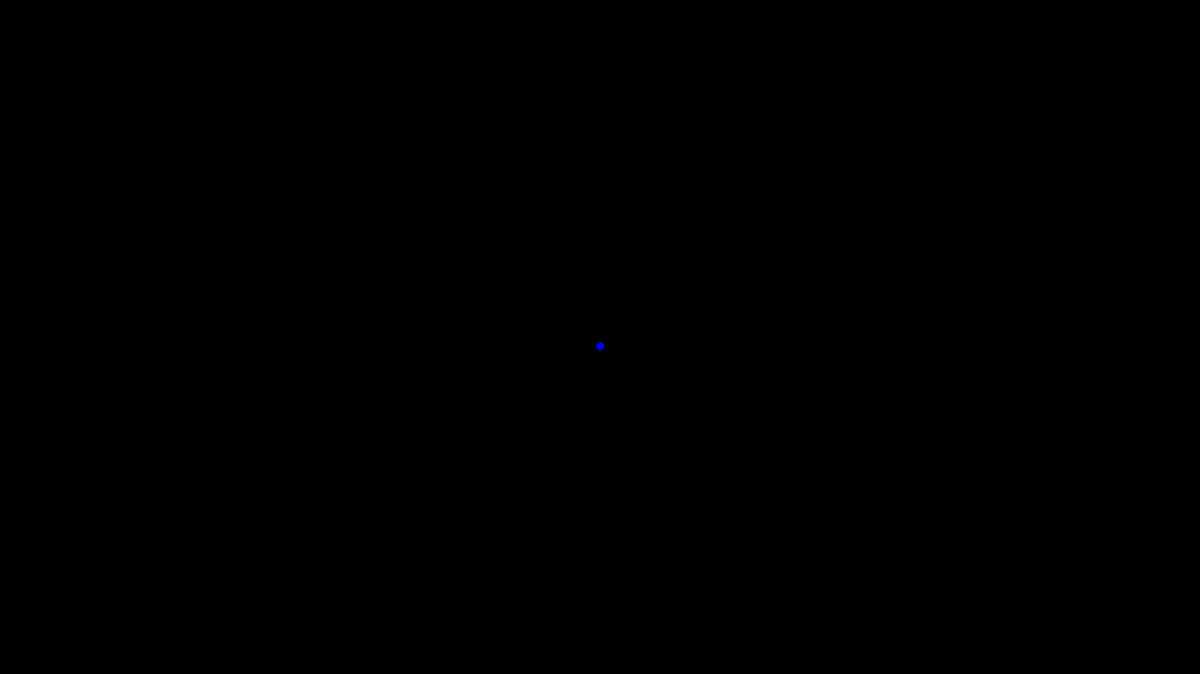
Frame 1 (no input)
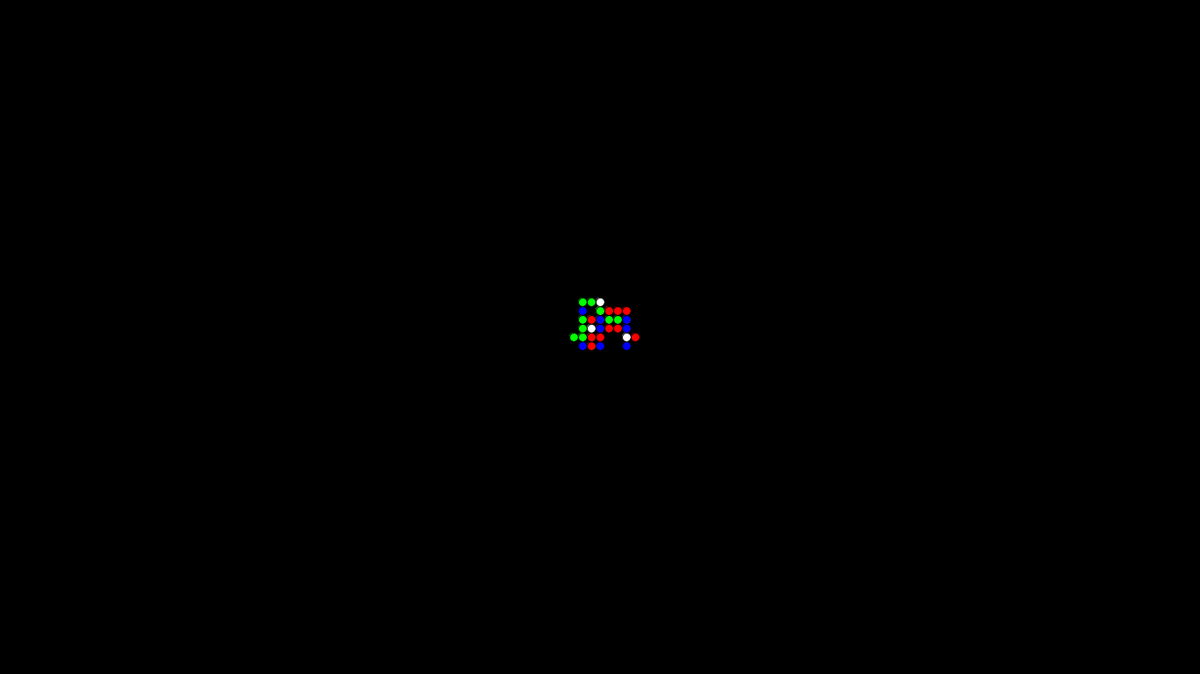
Frame 60 (the mouse pressed at the canvas centre just before this capture)
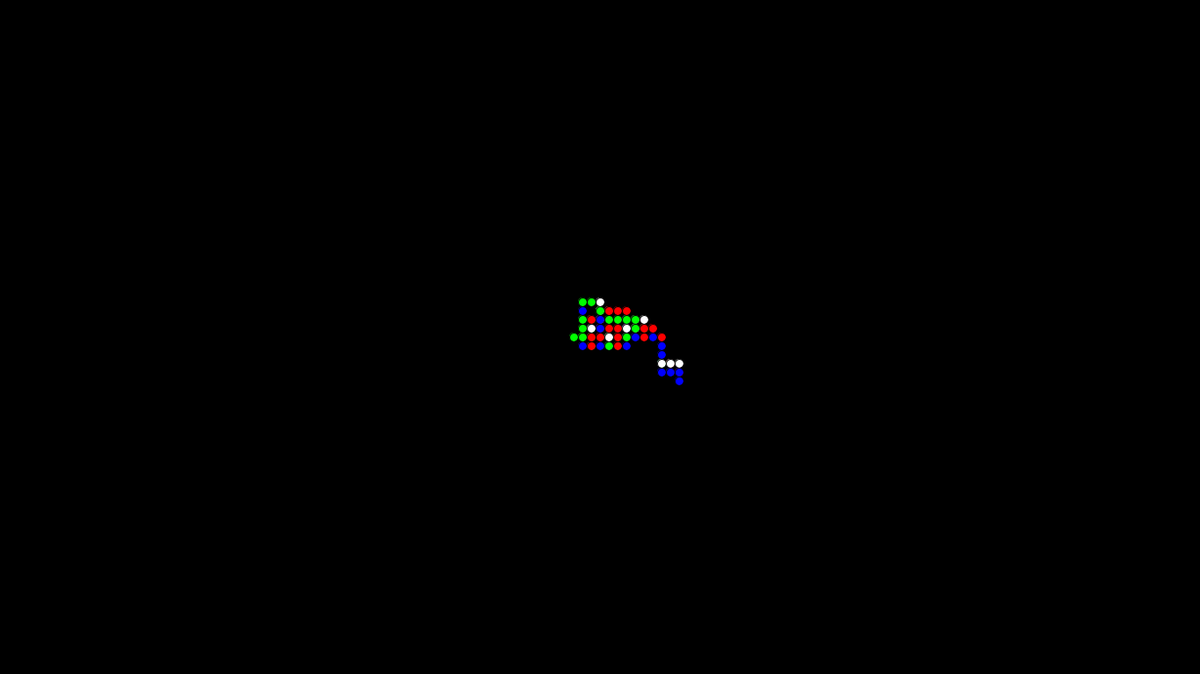
Frame 120 (the mouse held since frame 60 and released just before this capture)

The Processing sketch that drew these frames (run headless with seeded random() and noise(); from frame 60 on, the mouse is pressed at the canvas centre):

// Processing sketch: processing_109932
// ── processing_109932.pde




Walker walker1;


void setup() {
  size(1366, 768);
  background (0);
  walker1 = new Walker();
  
}

void draw() {
  println(millis()/1000); //see how long it takes to fill screen! prints time in seconds;;
  walker1.step();
  walker1.display();
  
}

// QUESTIONS: How to stop loop when screen gets full??

class Walker {
  float x;
  float y;
  float change =10;

  Walker() {
    x = width/2;
    y = height/2;
  }

  void display() {
    ellipse (x, y, change, change);
  }

  void step() {

    float r = random(1);
    if (r < 0.25) { //change value to change probability (dont forget to change others)
//      fill(random(255), random (255), random(255)); //RGB - Random:)
      fill(255, 0, 0); //RGB - R color
      x+=change;
    } 
    else if (r < 0.5) {
//      fill (random(255),random( 255),random (255)); //RGB - Random:)
      fill (0, 255, 0); //RGB - G color
      x-=change;
    } 
    else if (r < 0.75) {
//      fill (random(255), random (255), random (255)); //RGB - Random:)
      fill (0, 0, 255); //RGB - R color
      y+=change;
    } 
    else {
      fill (255);
      y-=change;
    }
    if (x>width) {  //boundary
      x-=change; 
    }
    if (x<0) {      //boundary
      x+=change;
    }
    if (y>height) { //boundary
      y-=change;
    }
    if (y<0) {      //boundary
      y+=change;
    }
  }
}
